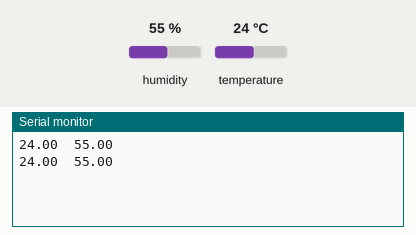
Recording of a sketch running on a simulated Arduino Uno, built with avr-gcc and run on an emulated ATmega328P. On the bench: the last lines printed to the serial monitor. The inputs (shaded band) are chosen by the test bench; at power-on: humidity 55 %, temperature 24 °C.

Above: at 1.2 s.
1.3 s: humidity set to 22 %
At 2.6 s:
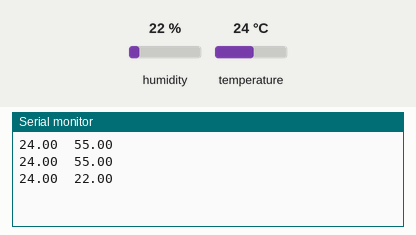
2.8 s: temperature set to 12 °C
At 3.9 s:
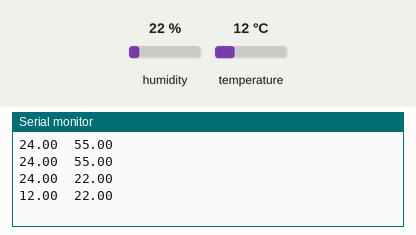
4.3 s: humidity set to 40 %
At 6.0 s:
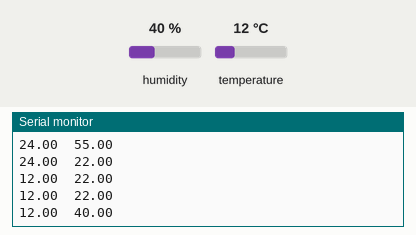
Timing chart, 0 to 7.5 s (numbered marks = the images above; inputs shaded):
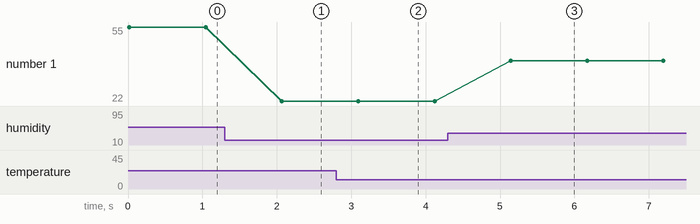

The sketch:

AHT20_plotter.ino
```cpp
// (licence header left out)
#include "DFRobot_AHT20.h"

DFRobot_AHT20 aht20;

void setup(){
  Serial.begin(115200);

  while(!Serial){
    //Wait for USB serial port to connect. Needed for native USB port only
  }

  /**
   * @fn begin
   * @brief Initialize AHT20 sensor
   * @return Init status value
   * @n      0    Init succeeded
   * @n      1    _pWire is NULL, please check if the constructor DFRobot_AHT20 has correctly uploaded a TwoWire class object reference
   * @n      2    Device not found, please check if the connection is correct
   * @n      3    If the sensor init fails, please check if there is any problem with the sensor, you can call the reset function and re-initialize after restoring the sensor
   */
  uint8_t status;
  while((status = aht20.begin()) != 0){
    Serial.print("AHT20 sensor initialization failed. error status : ");
    Serial.println(status);
    delay(1000);
  }

}

void loop(){
  /**
   * @fn startMeasurementReady
   * @brief Start measurement and determine if it's completed.
   * @param crcEn Whether to enable check during measurement
   * @n     false  Measure without check (by default)
   * @n     true   Measure with check
   * @return Whether the measurement is done
   * @n     true  If the measurement is completed, call a related function such as get* to obtain the measured data.
   * @n     false If the measurement failed, the obtained data is the data of last measurement or the initial value 0 if the related function such as get* is called at this time.
   */
  if(aht20.startMeasurementReady(/* crcEn = */true)){
    Serial.print(aht20.getTemperature_C());
    Serial.print("\t");
    Serial.print(aht20.getHumidity_RH());
    Serial.print("\n");
    delay(1000);
  }
}
```

Measured:
- after the input at 1.3 s, the serial monitor: prints a new line after 0.77 s (image 1)
- after the input at 2.8 s, the serial monitor: prints a new line after 0.29 s (image 2)
- after the input at 4.3 s, the serial monitor: prints a new line after 0.85 s (image 3)
- plotted number 1: 55 → 22 after the input at 1.3 s, 22 → 40 after the input at 4.3 s
